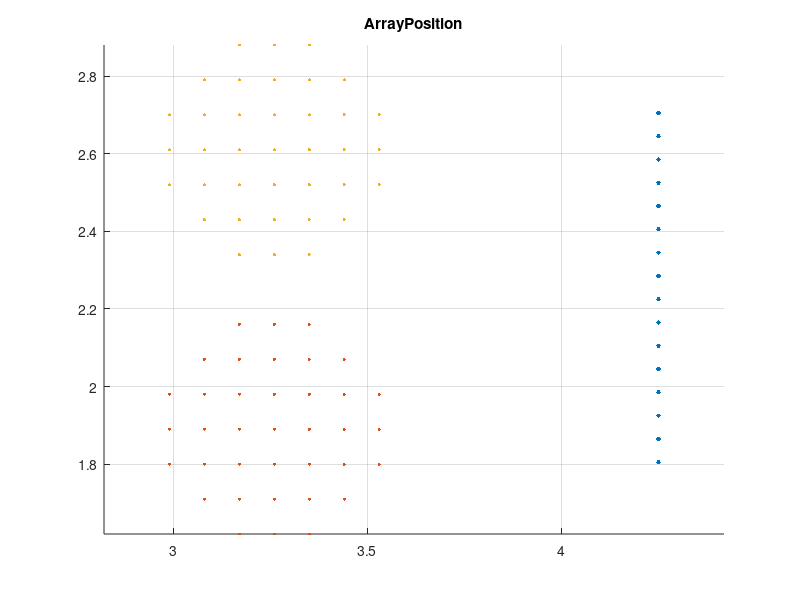
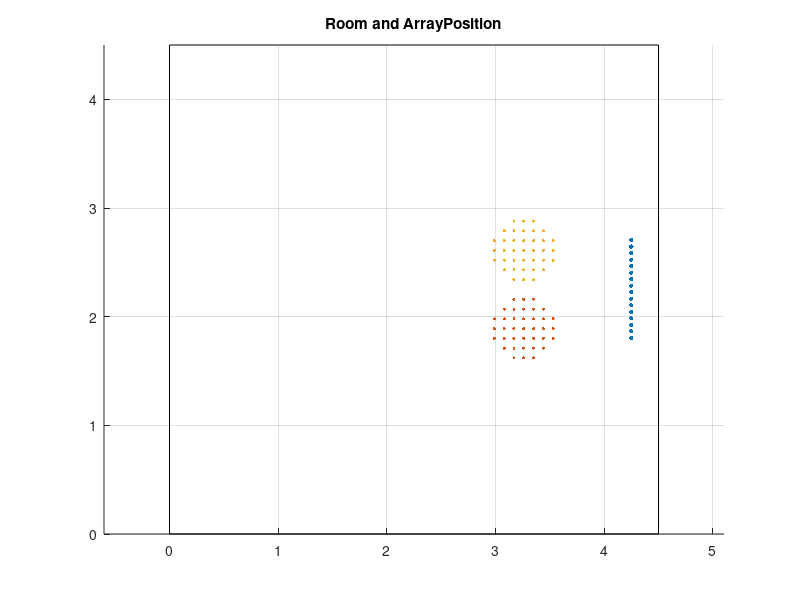

Recreate these plots in MATLAB, in order. (Note: this script raises an error after producing the figures.)
%% 
close all;clear;clc

%% Array Setup
load("array.mat");
% room
L = [4.5, 4.5, 2.2]; 
% LoundspeakerPosition
s = array.s;
% MicrophonePosition
bCtrPtsPositions = array.bCtrPtsPositions; % Bright
dCtrPtsPositions = array.dCtrPtsPositions; % Dark

% Position grapha
figure(1)
scatter(s(:, 1), s(:, 2), 10, 'filled');
hold on;
scatter(bCtrPtsPositions(:, 1), bCtrPtsPositions(:, 2), 5, 'filled');
hold on;
scatter(dCtrPtsPositions(:, 1), dCtrPtsPositions(:, 2), 5, 'filled');
hold off;
title('ArrayPosition');
grid on;
axis equal;

%% FFT set 
c = 343;
fs = 48000;
fsResampled = fs/3;
beta = 0.3; % RT
nDFT = 3200; % n, DFT
n = 2967*3; % rir length in Time domain
LVirtualSource = 8;
%% Room and ArrayPosition(Place the array in the room)
figure(2)
scatter(s(:, 1), s(:, 2), 10, 'filled');
hold on;
scatter(bCtrPtsPositions(:, 1), bCtrPtsPositions(:, 2), 5, 'filled');
hold on;
scatter(dCtrPtsPositions(:, 1), dCtrPtsPositions(:, 2), 5, 'filled');
hold on;
rectangle('Position',[0 0 L(1) L(2)]);
hold off;
title('Room and ArrayPosition');
grid on;
axis equal;
%% generate desired rir matrix, only Reserved direct path, Resampled, and FFT
directPath = zeros(1, size(bCtrPtsPositions, 1));
HB = [];
RIR = [];
method = 1;
for T = 1:size(bCtrPtsPositions, 1)
    distance = norm(bCtrPtsPositions(T, 1:2) - s(LVirtualSource, 1:2));
    directPath(T) = ceil(distance/c * fsResampled);
end
for T = 1:size(bCtrPtsPositions, 1)
    rir = rir_generator(c, fs, bCtrPtsPositions(T, :), s(LVirtualSource, :), L, beta, n);
    [HB(T, :), f,  ~] = resampled_fft(rir, nDFT, fsResampled, fs, method, directPath(T)); 
end
ATF.irDesired.HB = HB;

% generate true rir matrix, resampled(48k->16k) and FFT
HB = zeros(size(bCtrPtsPositions, 1), size(s, 1), nDFT/2 +1);
HD = HB;
% control points
for T = 1:size(bCtrPtsPositions, 1)
    for TT = 1:size(s, 1)
        rir = rir_generator(c, fs, bCtrPtsPositions(T, :), s(TT, :), L, beta, n);
        [HB(T, TT, :), f, ~] = resampled_fft(rir, nDFT, fsResampled, fs, method);
    end                           
end
for T = 1:size(dCtrPtsPositions, 1)
    for TT = 1:size(s, 1)
        rir = rir_generator(c, fs, dCtrPtsPositions(T, :), s(TT, :), L, beta, n);
        [HD(T, TT, :), f, ~] = resampled_fft(rir, nDFT, fsResampled, fs, method);
    end                           
end
ATF.irTrue.HB = HB;
ATF.irTrue.HD = HD;
ATF.room.c = c;
ATF.room.L = L;
ATF.room.beta = beta;
ATF.irTrue.f = f;
ATF.irTrue.fs = fs;
ATF.irTrue.fsResampled = fsResampled;
ATF.irTrue.nDFT = nDFT;
% add Posion pertubation, uniform distribution, get Posion pertubation matrix.
% Dark
method = 1;
DisturbanceTimesTh = 50;
HD = zeros(size(bCtrPtsPositions, 1), size(s, 1), 1601, DisturbanceTimesTh);

% function: PosionDisturbance
% input: origin x-coordinate, origin y-coordinate, uniformly
% distributed range, add Posion pertubation times;
% output: Posion pertubation Coordinate;
[delta_x, delta_y] = PositionDisturbance(0, 0, 0.05, DisturbanceTimesTh, 0, 1); 
for i = 1:DisturbanceTimesTh
    dCtrPtsPositions = array.dCtrPtsPositions;
    dCtrPtsPositions(:, 1:2) = dCtrPtsPositions(:, 1:2) + [delta_x(i), delta_y(i)]; 
    % control points, dark zone
    for T = 1:size(dCtrPtsPositions, 1)
        for TT = 1:size(s, 1)
            rir = rir_generator(c, fs, dCtrPtsPositions(T, :), s(TT, :), L, beta, n);
            [a, f, ~] = resampled_fft(rir, nDFT, fsResampled, fs, method);
            HD(T, TT, :, i) = a;
        end                           
    end
    disp(i);
end
ATF.irMeasured.HDPerturbationCoordinates = [delta_x; delta_y];
ATF.irMeasured.HD = HD;

% Bright
DisturbanceTimesTh = 50;
HB = zeros(size(bCtrPtsPositions, 1), size(s, 1), 1601, DisturbanceTimesTh);
[delta_x, delta_y] = PositionDisturbance(0, 0, 0.05, DisturbanceTimesTh, 0, 2); 
for i = 1:DisturbanceTimesTh
    bCtrPtsPositions = array.bCtrPtsPositions;
    bCtrPtsPositions(:, 1:2) = bCtrPtsPositions(:, 1:2) + [delta_x(i), delta_y(i)]; 
    % control points, dark zone
    for T = 1:size(bCtrPtsPositions, 1)
        for TT = 1:size(s, 1)
            rir = rir_generator(c, fs, bCtrPtsPositions(T, :), s(TT, :), L, beta, n);
            [a, f, ~] = resampled_fft(rir, nDFT, fsResampled, fs, method);
            HB(T, TT, :, i) = a;
        end                           
    end
    disp(i);
end
ATF.irMeasured.HB = HB;
ATF.irMeasured.HBPerturbationCoordinates = [delta_x; delta_y];
save ATFAddPosion.mat ATF;
